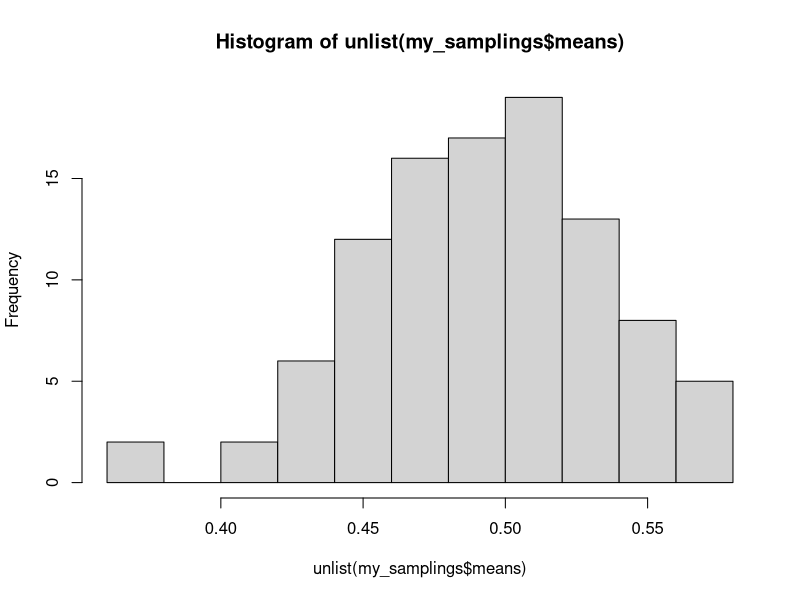
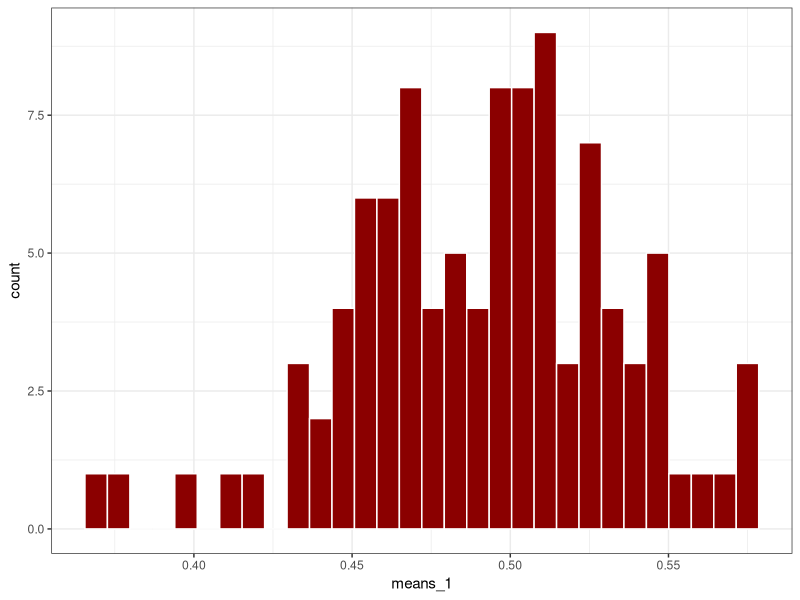

These figures' R source, in order:
## ---- chunk 1
knitr::opts_chunk$set(echo = TRUE, message = FALSE, warning = FALSE)
## ---- chunk 2
library(magrittr)

## consider for example
a <- 10
b <- sqrt(log(a+2)) ## this is a trivial nested function ...

## with pipes I could write the same as 
b1 <- a %>% 
  add(2) %>%   ## here I'm adding 2 to a
  log(.) %>%   ### here I'm taking the log of a+2
  sqrt(.)

## the "dot" represent what is coming from the pipe

## ---- chunk 3
library(tidyverse)

## here I create a dummy table
my_first_tibble <- tibble(names = c("One","Two"),
                          counts = c(1,2))

my_first_tibble

## ---- chunk 4
## this is a dummy matrix to be used just as an example
a_matrix <- matrix(1:4, nrow = 2)

## I'm adding here a 2 element column which combines twice the matrix
my_first_tibble$tables <- list(a_matrix,a_matrix)

## I'm doing that with the data carpentry machinery
my_first_tibble <- my_first_tibble %>% 
  add_column(other_tables = list(a_matrix,a_matrix))


my_first_tibble

## ---- chunk 5
## in R there is a specific function called "determinat" to do that
?determinant
## ---- chunk 6
my_first_tibble <- 
  my_first_tibble %>% 
  mutate(determinant = map(tables, function(x) determinant(x))) %>% 
  mutate(determinant1 = map(tables, ~ determinant(.x)))

my_first_tibble
## ---- chunk 7
## this is the determinant of the first matrix
my_first_tibble$determinant[[1]]
## ---- chunk 8
## We need a function to sample from the unigorm distribution

data_uniform <- runif(50)

## ---- chunk 9
## here I'm creating the tibble which will contain the data
my_samplings <- tibble(id = 1:100)

## I want to add a column with the amplings

my_samplings <- my_samplings %>% 
  mutate(sampling = map(id, function(x) runif(50)))



## ---- chunk 10
my_samplings <- my_samplings %>% 
  mutate(means = map(sampling, function(x) mean(x)))
## ---- chunk 11
hist(unlist(my_samplings$means))
## ---- chunk 12
my_samplings <- my_samplings %>% 
  mutate(means_1 = map_dbl(sampling, function(x) mean(x)))
## ---- chunk 13
my_samplings %>% 
  ggplot() + 
  geom_histogram(aes(x = means_1), fill= "darkred", col  ="white") + 
  theme_bw()
